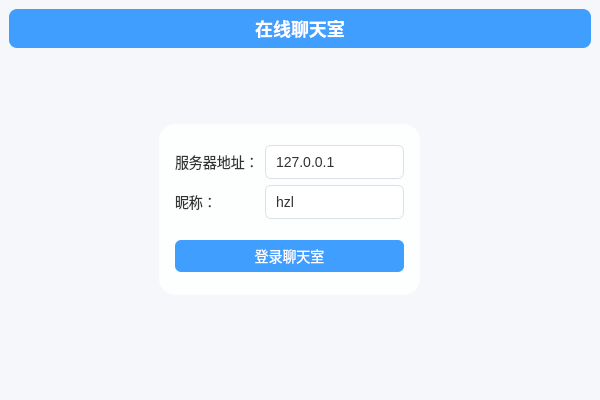
<?xml version="1.0" encoding="UTF-8"?>
<ui version="4.0">
 <class>MainWindow</class>
 <widget class="QMainWindow" name="MainWindow">
  <property name="geometry">
   <rect>
    <x>0</x>
    <y>0</y>
    <width>600</width>
    <height>400</height>
   </rect>
  </property>
  <property name="windowTitle">
   <string>聊天室客户端</string>
  </property>
  <property name="styleSheet">
   <string notr="true">/* 全局基础样式 */
QWidget {
background-color: #f5f7fa;
font-family: &quot;Microsoft YaHei&quot;;
font-size: 14px;
color: #333333;
}

/* 标题栏 */
QLabel#titleLabel {
font-size: 18px;
font-weight: bold;
color: #2c3e50;
background: #409eff;
color: white;
padding: 6px;
border-radius: 8px;
}

QLabel#label_2{
 background: transparent;
    font-size: 14px;
}

QLabel#label_3 {
 background: transparent;
    font-size: 14px;
}

/* 输入框统一 */
QLineEdit {
height: 30px;
padding: 4px 8px;
border-radius: 5px;
border: 1px solid #dcdfe6;
background-color: #ffffff;
}

QLineEdit:focus {
border: 1px solid #409eff;
}

QFrame#loginFrame {
    background: rgba(255, 255, 255, 0.85);
    border: 1px solid rgba(255, 255, 255, 0.6);
    border-radius: 16px;
    padding: 6px;
}

/* 按钮统一 */
/* ======= 输入框 / 按钮 同高 32 ======= */
QLineEdit {
    height: 32px;
    padding: 0 8px;
    border-radius: 6px;
    border: 1px solid #dcdfe6;
    background-color: #ffffff;
}

QLineEdit:focus {
    border: 1px solid #409eff;
}

QPushButton {
    height: 32px;
    padding: 0 15px;
    border-radius: 6px;
    background-color: #409eff;
    color: #ffffff;
    border: none;
}

QPushButton:hover {
    background-color: #66b1ff;
}

QPushButton:pressed {
    background-color: #337ecc;
}

/* 退出/返回公聊按钮 */
QPushButton#logoutButton,
QPushButton#backToPublicButton {
background-color: #f56c6c;
}

QPushButton#logoutButton:hover,
QPushButton#backToPublicButton:hover {
background-color: #f78989;
}

/* 聊天区 */
QTextEdit {
border: 1px solid #dcdfe6;
border-radius: 6px;
padding: 6px;
background-color: #ffffff;
}

/* 用户列表 */
QListView {
border: 1px solid #dcdfe6;
border-radius: 6px;
background-color: #ffffff;
}

QListView::item {
height: 28px;
padding-left: 6px;
}

QListView::item:selected {
background-color: #ecf5ff;
color: #409eff;
}

/* 滚动条美化 */
QScrollBar:vertical {
width: 8px;
background: transparent;
}

QScrollBar::handle:vertical {
background: #c0c4cc;
border-radius: 4px;
}

QScrollBar::handle:vertical:hover {
background: #909399;
}

QScrollBar::add-line,
QScrollBar::sub-line {
height: 0px;
}
</string>
  </property>
  <widget class="QWidget" name="centralwidget">
   <layout class="QVBoxLayout" name="verticalLayout">
    <item>
     <widget class="QLabel" name="titleLabel">
      <property name="enabled">
       <bool>true</bool>
      </property>
      <property name="text">
       <string>在线聊天室</string>
      </property>
      <property name="alignment">
       <set>Qt::AlignmentFlag::AlignCenter</set>
      </property>
     </widget>
    </item>
    <item>
     <widget class="QStackedWidget" name="stackedWidget">
      <property name="currentIndex">
       <number>1</number>
      </property>
      <widget class="QWidget" name="chatPage">
       <layout class="QGridLayout" name="gridLayout_3">
        <item row="0" column="0">
         <layout class="QHBoxLayout" name="horizontalLayout">
          <item>
           <widget class="QTextEdit" name="roomTextEdit">
            <property name="readOnly">
             <bool>true</bool>
            </property>
           </widget>
          </item>
          <item>
           <widget class="QListView" name="userListView">
            <property name="maximumSize">
             <size>
              <width>120</width>
              <height>16777215</height>
             </size>
            </property>
           </widget>
          </item>
         </layout>
        </item>
        <item row="1" column="0">
         <layout class="QHBoxLayout" name="horizontalLayout_2">
          <item>
           <widget class="QLineEdit" name="sayLineEdit"/>
          </item>
          <item>
           <widget class="QPushButton" name="sayButton">
            <property name="text">
             <string>发送</string>
            </property>
           </widget>
          </item>
          <item>
           <widget class="QPushButton" name="logoutButton">
            <property name="text">
             <string>退出</string>
            </property>
           </widget>
          </item>
         </layout>
        </item>
       </layout>
      </widget>
      <widget class="QWidget" name="loginPage">
       <widget class="QFrame" name="loginFrame">
        <property name="geometry">
         <rect>
          <x>150</x>
          <y>70</y>
          <width>261</width>
          <height>171</height>
         </rect>
        </property>
        <property name="styleSheet">
         <string notr="true"/>
        </property>
        <property name="frameShape">
         <enum>QFrame::Shape::StyledPanel</enum>
        </property>
        <property name="frameShadow">
         <enum>QFrame::Shadow::Raised</enum>
        </property>
        <layout class="QGridLayout" name="gridLayout_2">
         <item row="0" column="0">
          <layout class="QGridLayout" name="gridLayout">
           <item row="0" column="0">
            <widget class="QLabel" name="label_2">
             <property name="text">
              <string>服务器地址：</string>
             </property>
            </widget>
           </item>
           <item row="1" column="0">
            <widget class="QLabel" name="label_3">
             <property name="text">
              <string>昵称：</string>
             </property>
            </widget>
           </item>
           <item row="0" column="1">
            <widget class="QLineEdit" name="serverEdit">
             <property name="text">
              <string>127.0.0.1</string>
             </property>
            </widget>
           </item>
           <item row="1" column="1">
            <widget class="QLineEdit" name="usernameEdit">
             <property name="text">
              <string>hzl</string>
             </property>
            </widget>
           </item>
          </layout>
         </item>
         <item row="2" column="0">
          <widget class="QPushButton" name="loginButton">
           <property name="text">
            <string>登录聊天室</string>
           </property>
          </widget>
         </item>
         <item row="1" column="0">
          <spacer name="verticalSpacer">
           <property name="orientation">
            <enum>Qt::Orientation::Vertical</enum>
           </property>
           <property name="sizeType">
            <enum>QSizePolicy::Policy::Fixed</enum>
           </property>
           <property name="sizeHint" stdset="0">
            <size>
             <width>20</width>
             <height>10</height>
            </size>
           </property>
          </spacer>
         </item>
        </layout>
       </widget>
      </widget>
     </widget>
    </item>
   </layout>
  </widget>
 </widget>
 <resources/>
 <connections/>
</ui>
